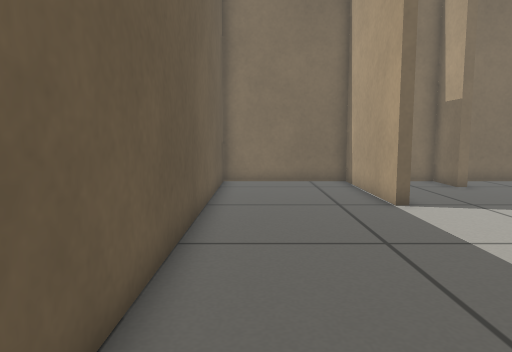
View 1 (above)

12 first-person views from a walk through a robot-simulator world made for Gazebo. The camera is 0.5 m above the floor, tilts 6° down and sees 70° across. The floor is counted in squares, 0.25 m on a side. Each view is taken from the middle of a square. On the plan, view 1 faces up. The plan holds only what a view shows up to about 19 squares ahead; the rest is blank.

View 2
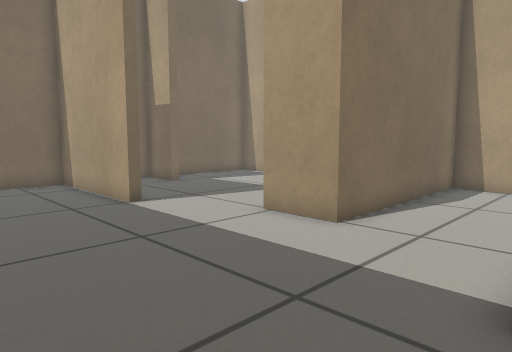

View 3
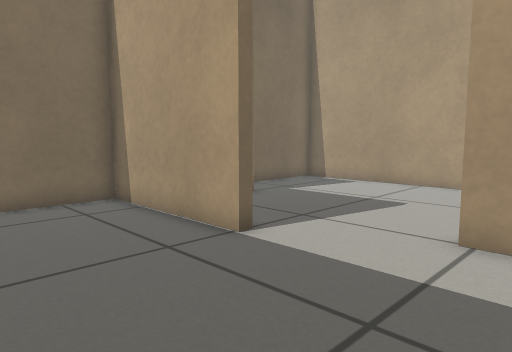

View 4
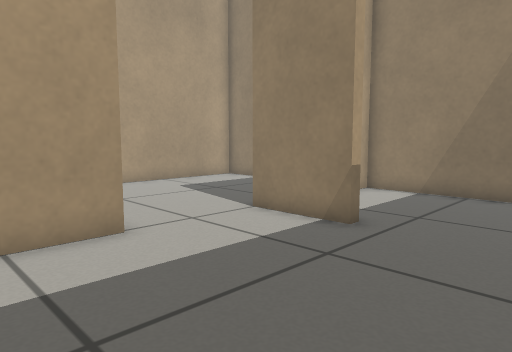

View 5
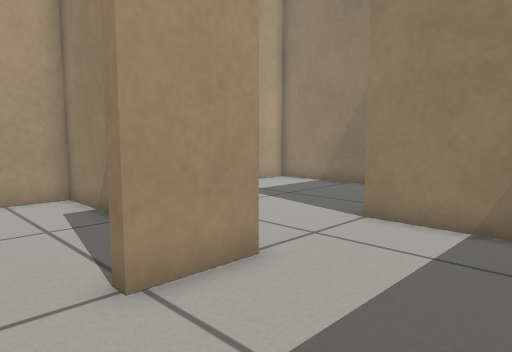

View 6
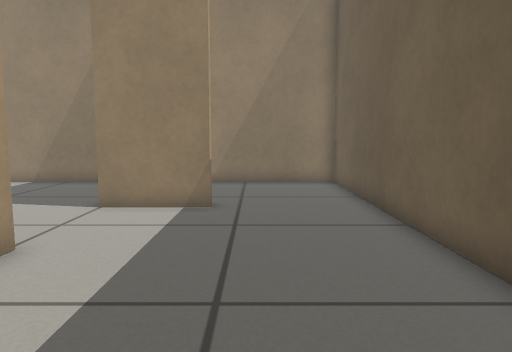

View 7
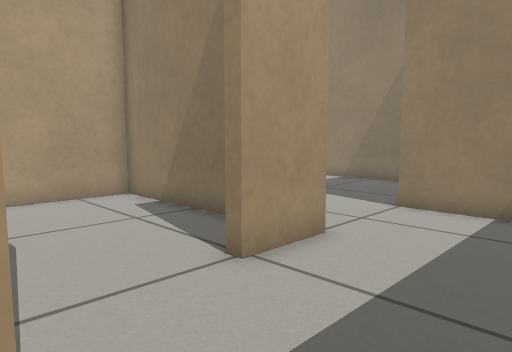

View 8
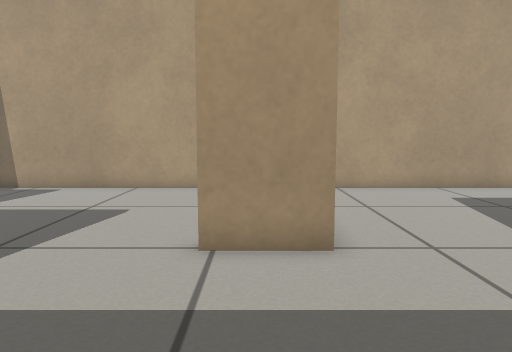

View 9
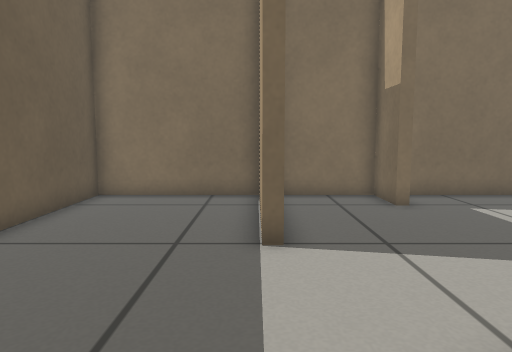

View 10
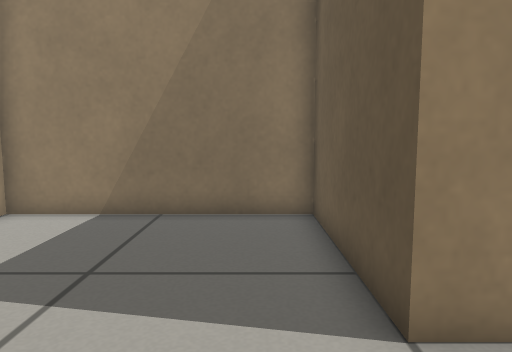

View 11
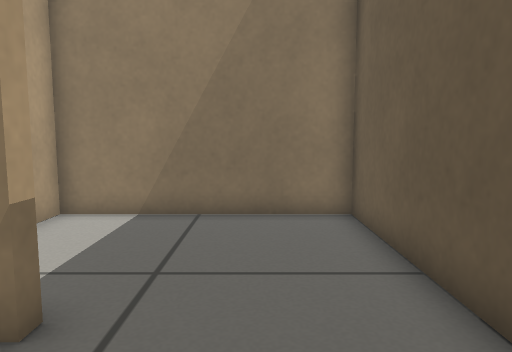

View 12
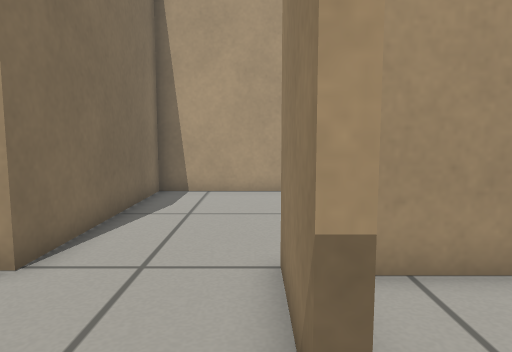

### Floor plan
Points are (right, up) in squares from view 1. A wall is a line through its corners. A room is listed if a view was taken in it or the views show most of it. See-through windows are left out.
Room 1 (views 1, 2)
walls: (3.3, 0.1) (3.3, 0.6); (6.1, -2.7) (6.1, -0.6); (-1.5, 0.6) (-1.5, -5.4) (6.1, -5.4) (6.1, -4.2)
ways out: opening at (1, 0) to room 2
Room 2 (views 3, 4, 5, 6, 7, 8, 9, 11, 12)
walls: (4.6, 10.6) (4.1, 10.6) (4.1, 16.6) (-1.5, 16.6) (-1.5, 0.6); (6.3, 4.6) (6.3, 7); (3.3, 0.6) (5.5, 0.6)
ways out: opening at (1, 0) to room 1; opening at (6, 2.5) to room 3; opening at (4.3, 9) to room 4
Room 3 (view 10)
walls: (5.5, 0.6) (6.5, 0.6) (6.5, -5.4) (14.5, -5.4) (14.5, 4.6) (6.3, 4.6)
ways out: opening at (6, 2.5) to room 2
Room 4 (no view inside)
walls: (8.6, 14.6) (8.1, 14.6) (8.1, 16.6) (4.9, 16.6); (6.3, 7) (6.8, 7); (9, 5) (14.5, 5) (14.5, 16.6) (9.4, 16.6)
ways out: opening at (4.3, 9) to room 2

Positions as (right, up) in squares from view 1, and headings:
1: (0, 0), facing up
2: (-1, 0), facing up-right
3: (-1, 5), facing up-right
4: (-1, 8), facing down-right
5: (2, 9), facing down-right
6: (2, 11), facing down
7: (2, 11), facing down-right
8: (0, 6), facing right
9: (4, 4), facing up
10: (8, 4), facing down
11: (1, 4), facing down
12: (1, 1), facing right
